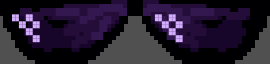
#> input picture resources/meme-sunglasses.png, 270 x 64 px
$ python code.py
#> lines starting #> are read from the running program, lines starting #| are printed output that depends on the picture
import cv2
import numpy as np


def get_overlayed_image(img, img_overlay, x, y):
	"""Overlay `img_overlay` onto `img` at (x,y)
	"""

	img_shape = img.shape[:2]
	bgr = img[:,:,0:3]
	if len(img) == 4:
		mask = img[:,:,3]
	else:
		mask = np.zeros(img_shape, dtype=np.uint8)
		mask = 255

	ov_height, ov_width = img_overlay.shape[:2]
	bgr_ov = img_overlay[:,:,0:3]
	mask_ov = img_overlay[:,:,3]

	new_bgr = bgr.copy()
	new_bgr[y:y+ov_height, x:x+ov_width] = bgr_ov

	new_mask = np.zeros(img_shape, dtype=np.uint8)
	new_mask[y:y+ov_height, x:x+ov_width] = mask_ov

	# combine two masks by bitwise and operation (multiply)
	combined_masks = cv2.multiply(mask, new_mask)
	combined_masks = cv2.cvtColor(combined_masks, cv2.COLOR_GRAY2BGR)

	# overlay base new_bgr into bgr using mask
	result = np.where(combined_masks == 255, new_bgr, bgr)

	return result

# Enable camera
cap = cv2.VideoCapture(0)
cap.set(3, 640)
cap.set(4,420)

# impor cascade file for facial recognition
face_cascade = cv2.CascadeClassifier(cv2.data.haarcascades + "haarcascade_frontalface_default.xml")

# let's also import eyes detection harr classifier
eye_cascade = cv2.CascadeClassifier(cv2.data.haarcascades + "haarcascade_eye_tree_eyeglasses.xml")

# loads sunglasses
sunglasses = cv2.imread('./resources/meme-sunglasses.png', cv2.IMREAD_UNCHANGED)
#> sunglasses is the input picture: shape (64, 270, 4); mean B, G, R, A 47.7, 27, 36.9, 191.3

while True:
	success, img = cap.read(cv2.IMREAD_UNCHANGED)
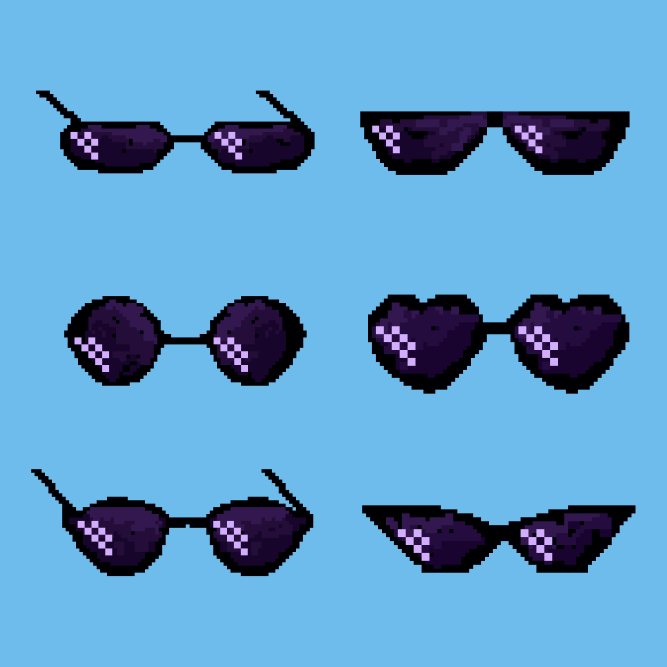
#> input picture resources/8656399.jpg, 2000 x 2000 px, given in place of the camera (shown at 1/3 size)
#> img is the input picture: shape (2000, 2000, 3); mean B, G, R 200.4, 156, 95
	# img = cv2.imread('./resources/test_face.jpg', cv2.IMREAD_UNCHANGED)
	img_gray = cv2.cvtColor(img, cv2.COLOR_BGR2GRAY)
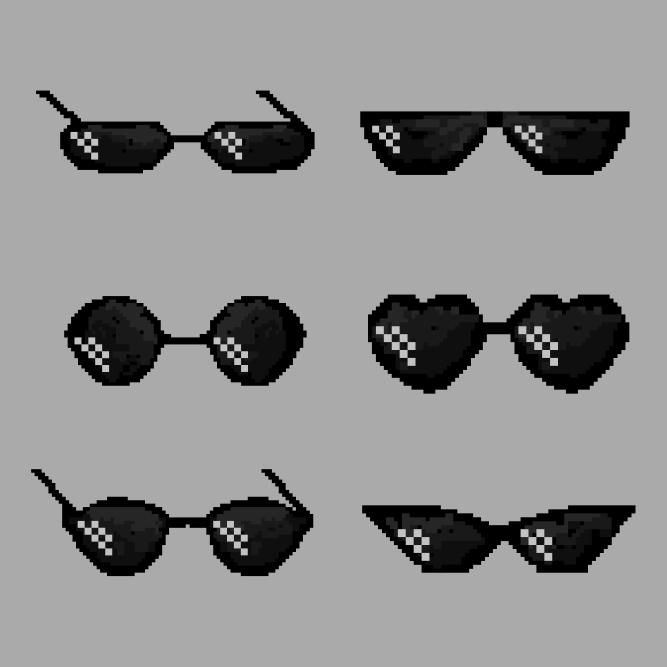
#> img_gray: shape (2000, 2000) (shown at 1/3 size); min 0, max 195, mean 142.7

	# Getting corners around the face
	faces = face_cascade.detectMultiScale(img_gray, 1.3, 5) # 1.3 scale factor, 5 minimum neighbor
#> faces = ()

	img_bounding = img.copy()
	# drawing bounding box around face
	for (x,y,w,h) in faces:
		img_bounding = cv2.rectangle(img_bounding, (x,y), (x+w, y+h), (0,255,0), 3)
#> this loop made 0 passes

	eyes = eye_cascade.detectMultiScale(img_gray)
#> eyes = ()

	eye_coords = [{'x':x,'y':y,'w':w,'h':h} for (x, y ,w, h) in eyes]
#> eye_coords = []

	# drawing bounding box for eyes
	for (x, y ,w, h) in eyes:
		img_bounding = cv2.rectangle(img_bounding, (x,y), (x+w, y+h), (255,0,0),3)

	if (len(eye_coords) == 2):
		width_glasses = int(eye_coords[1]['x']  - eye_coords[0]['x'] + eye_coords[1]['w']  + eye_coords[0]['w'])
		height_glasses = int((sunglasses.shape[0]/sunglasses.shape[1]) * width_glasses)
		resized_glasses = cv2.resize(sunglasses, (width_glasses, height_glasses))

		glass_x_center =  int(0.5*(eye_coords[0]['x'] + eye_coords[0]['w']) + 0.5*eye_coords[1]['x'])
		glass_y_center =  int(eye_coords[0]['y'] + 0.5*eye_coords[0]['w'])

		img_with_glasses = get_overlayed_image(
			img.copy(), resized_glasses,
			glass_x_center - width_glasses // 2,
			glass_y_center - height_glasses // 2
		)

#> (the run stopped early here; a loop or call above may not have finished)
